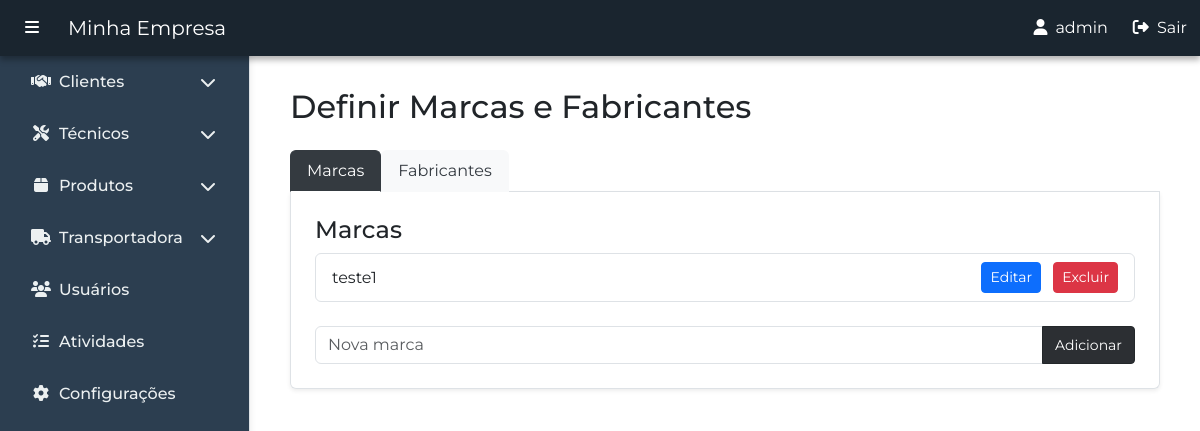
/pt-br/produtos/produtos/fabricante_marca/ (signed in), run on an earlier commit of the app's database.
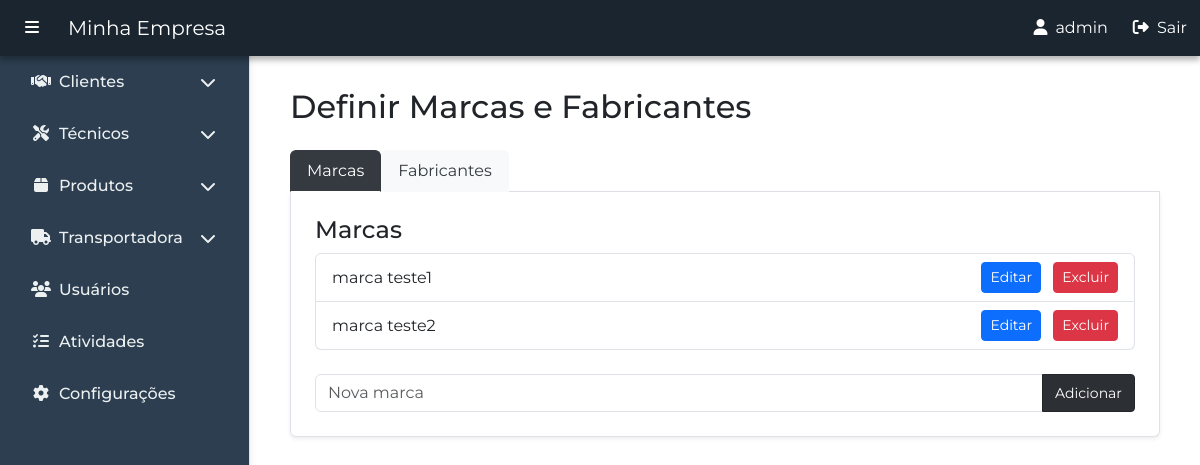
And on a later commit of the database.
### produtos/models.py (models this page shows, shortened)
class Marca(models.Model):
    nome = models.CharField(max_length=100)

### produtos/views.py (the view)
# urls.py: path('produtos/fabricante_marca/', views.fabricante_marca, name='fabricante_marca'),
@login_required
def fabricante_marca(request):
    usuario = request.user
    try:
        perfil = Perfil.objects.get(usuario=usuario)
    except Perfil.DoesNotExist:
        mensagem = 'Perfil não encontrado'
        return render(request, 'principal/erro.html', {'mensagem': mensagem})
    if perfil.tipo not in ['gerenciador', 'supervisor']:
        mensagem = 'Você não tem permissão para acessar esta página.'
        return render(request, 'principal/erro.html', {'mensagem': mensagem})
    marca = Marca.objects.all()
    fabricante = Fabricante.objects.all()
    return render(request, 'produtos/fabricante_marca.html', {
        "marcas": marca,
        "fabricantes": fabricante
    })

### produtos/templates/produtos/fabricante_marca.html (shortened to what this page needs)
{% extends 'principal/base.html' %}
{% block content %}
<div class="container my-4">
  <h2 class="mb-4">Definir Marcas e Fabricantes</h2>
  {% with aba=request.GET.aba %}
  <ul class="nav nav-tabs" id="marcaFabricanteTab" role="tablist">
    <li class="nav-item" role="presentation">
      <button class="nav-link {% if aba == 'marcas' or not aba %}active{% endif %}"
              id="marcas-tab"
              data-bs-toggle="tab"
              data-bs-target="#marcas"
              type="button"
              role="tab"
              aria-controls="marcas"
              aria-selected="{% if aba == 'marcas' or not aba %}true{% else %}false{% endif %}">
        Marcas
      </button>
    </li>
    <li class="nav-item" role="presentation">
      <button class="nav-link {% if aba == 'fabricantes' %}active{% endif %}"
              id="fabricantes-tab"
              data-bs-toggle="tab"
              data-bs-target="#fabricantes"
              type="button"
              role="tab"
              aria-controls="fabricantes"
              aria-selected="{% if aba == 'fabricantes' %}true{% else %}false{% endif %}">
        Fabricantes
      </button>
    </li>
  </ul>
  <div class="tab-content border border-top-0 p-4 rounded-bottom shadow-sm">
    <div class="tab-pane fade {% if aba == 'marcas' or not aba %}show active{% endif %}"
         id="marcas"
         role="tabpanel"
         aria-labelledby="marcas-tab">
      <h4>Marcas</h4>
      <ul class="list-group mb-4" id="lista-marcas">
        {% for marca in marcas %}
          <li class="list-group-item d-flex justify-content-between align-items-center">
            {{ marca.nome }}
            <div>
              <button type="button"
                      class="btn btn-sm btn-primary me-2"
                      data-bs-toggle="modal"
                      data-bs-target="#editarModal"
                      data-id="{{ marca.id }}"
                      data-nome="{{ marca.nome }}"
                      data-tipo="marca">
                Editar
              </button>
              <a href="{% url 'produtos:excluir_marca' marca.id %}" class="btn btn-sm btn-danger">Excluir</a>
            </div>
          </li>
        {% empty %}
          <li class="list-group-item">Nenhuma marca cadastrada.</li>
        {% endfor %}
      </ul>
      <form method="post" action="{% url 'produtos:cadastrar_marca' %}">
        <div class="input-group">
          <input type="text" name="nome" class="form-control" placeholder="Nova marca" required>
          <button type="submit" class="btn btn-dark-custom btn-sm w-auto">Adicionar</button>
        </div>
      </form>
    </div>
  </div>
  {% endwith %}
</div>
{% endblock %}

What changed in the data, as far as the page shows it:
removed Marca: nome "teste1"
added Marca: nome "marca teste1"
added Marca: nome "marca teste2"
